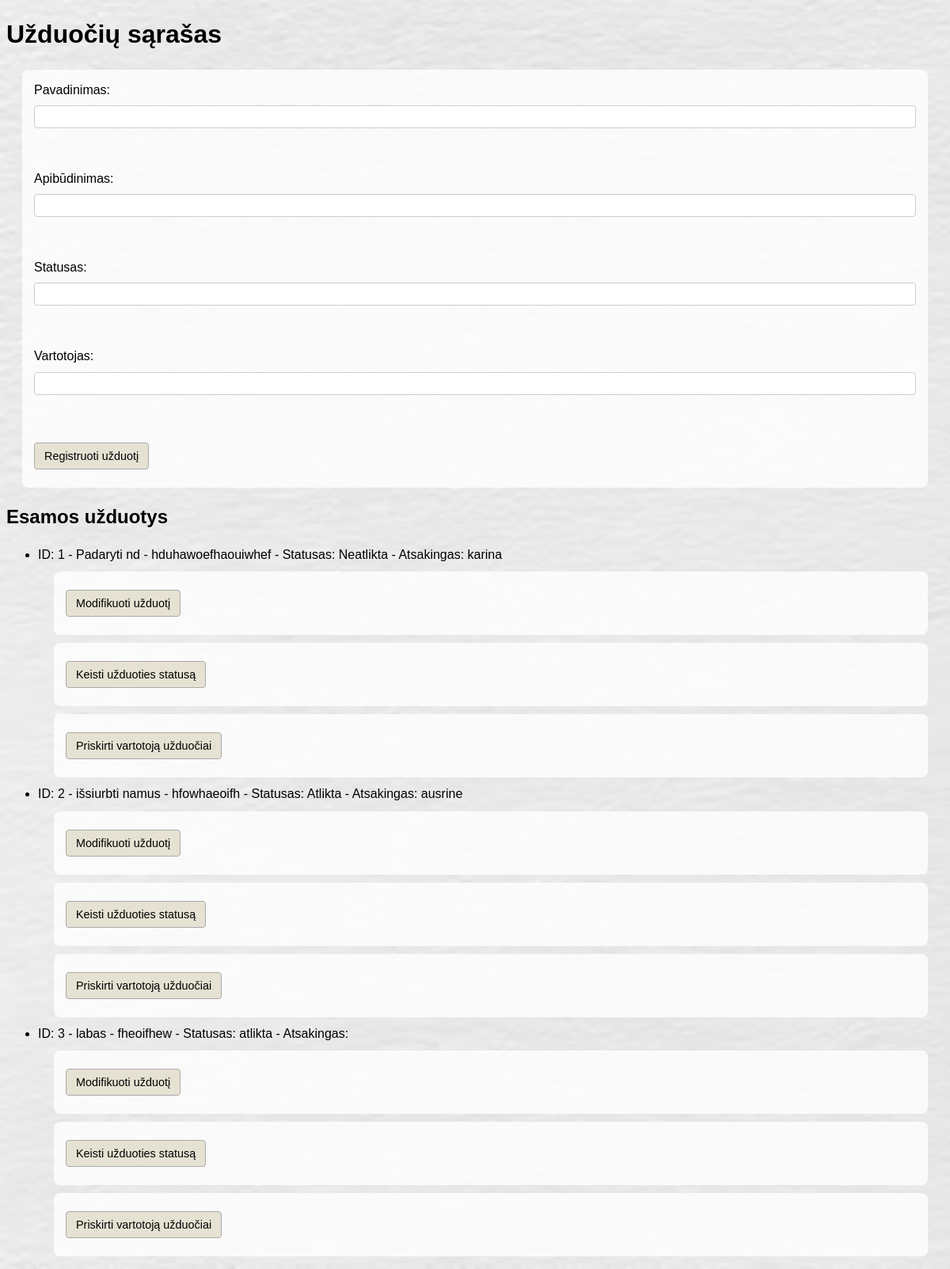
Before: / with the older database file.
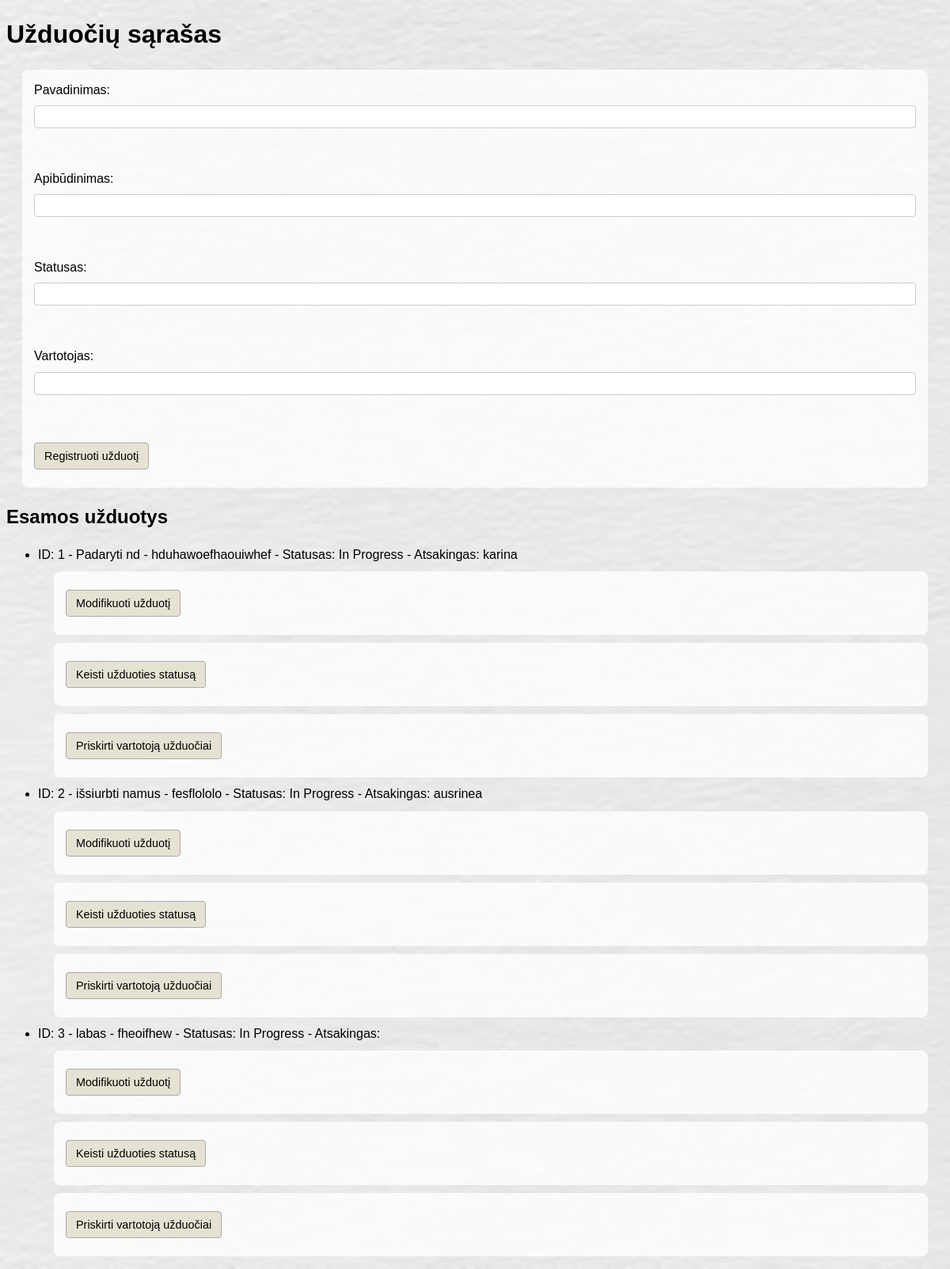
After: the same page with the newer database file.
### tables this page shows
CREATE TABLE tasks (
            id INTEGER PRIMARY KEY AUTOINCREMENT,
            title TEXT NOT NULL,
            description TEXT NOT NULL,
            status TEXT NOT NULL,
            user TEXT
        );

### main.py (the view, shortened to what this page needs)
@app.route('/', methods=['GET', 'POST'])
def tasks():
    conn = get_db_connection()
    all_tasks = conn.execute('SELECT * FROM tasks').fetchall()
    conn.close()
    return render_template('tasks.html', tasks=all_tasks, task={})

### main.py (called while the page is built)
def get_db_connection():
    conn = sqlite3.connect(DATABASE)
    conn.row_factory = sqlite3.Row
    return conn

### templates/tasks.html (shortened to what this page needs)
<!DOCTYPE html>
<html lang="en">
  <head>
    <link
      rel="stylesheet"
      type="text/css"
      href="{{ url_for('static', filename='style.css') }}"
    />
  </head>
  <body>
    <h1>Užduočių sąrašas</h1>
    <form action="/" method="post">
      <label for="title">Pavadinimas:</label>
      <input type="text" id="title" name="title" required /><br /><br />
      <label for="description">Apibūdinimas:</label>
      <input
        type="text"
        id="description"
        name="description"
        required
      /><br /><br />
      <label for="status">Statusas:</label>
      <input type="text" id="status" name="status" required /><br /><br />
      <label for="user">Vartotojas:</label>
      <input type="text" id="user" name="user" /><br /><br />
      <button type="submit">Registruoti užduotį</button>
    </form>
    <h2>Esamos užduotys</h2>
    <ul>
      {% for task in tasks %}
      <li>
        ID: {{ task.id }} - {{ task.title }} - {{ task.description }} -
        Statusas: {{ task.status }} - Atsakingas: {{ task.user }}
        <form
          action="{{ url_for('modify_task', task_id=task.id) }}"
          method="get"
        >
          <button type="submit">Modifikuoti užduotį</button>
        </form>
        <form
          action="{{ url_for('change_status', task_id=task.id) }}"
          method="get"
        >
          <button type="submit">Keisti užduoties statusą</button>
        </form>
        <form
          action="{{ url_for('assign_user', task_id=task.id) }}"
          method="get"
        >
          <button type="submit">Priskirti vartotoją užduočiai</button>
        </form>
      </li>
      {% endfor %}
    </ul>
  </body>
</html>

### static/style.css (style rules this page uses)
body { background-image: url("/static/notebook_background.jpg.avif"); background-size: cover; font-family: Arial, sans-serif; line-height: 1.4; }
form { margin: 10px 20px; padding: 15px; background: rgba(255, 255, 255, 0.8); border-radius: 8px; }
input, select, button { padding: 6px; margin: 8px 0; display: block; width: calc(100% - 14px); border: 1px solid #ccc; border-radius: 4px; }
button { background-color: #e6e2d3; color: black; border: 1px solid #a9a9a9; cursor: pointer; padding: 8px 12px; font-size: 0.9em; width: auto; display: inline-block; }
label { margin-bottom: 5px; display: block; }

Changed rows visible on the page:
changed tasks "Padaryti nd": status "Neatlikta" → "In Progress"
changed tasks "išsiurbti namus": description "hfowhaeoifh" → "fesflololo"; status "Atlikta" → "In Progress"; user "ausrine" → "ausrinea"
changed tasks "labas": status "atlikta" → "In Progress"
